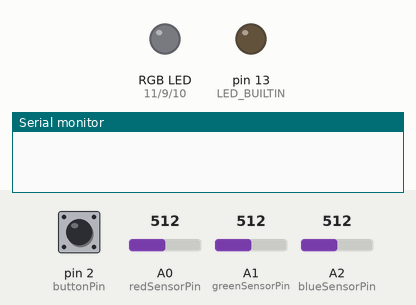
This sketch was run on a simulated Arduino Uno, built with avr-gcc and run on an emulated ATmega328P. Parts: an RGB LED mixed from three pins (HIGH = lit), output pins drawn as LEDs (lit = HIGH), the last lines printed to the serial monitor. Inputs (shaded band) come from the test bench; at power-on: pin 2 (buttonPin) LOW, A0 (redSensorPin) = 512, A1 (greenSensorPin) = 512, A2 (blueSensorPin) = 512.

Above: at 6.2 s.
6.3 s: pin 2 (buttonPin) pulled HIGH for 0.15 s
At 7.1 s:
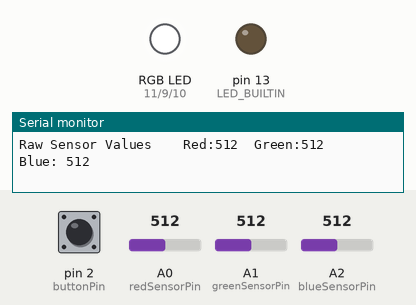
7.9 s: A0 (redSensorPin) set to 499
At 8.3 s:
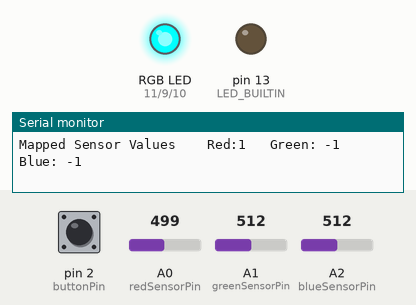
10.9 s: A0 (redSensorPin) set to 716
At 12.2 s:
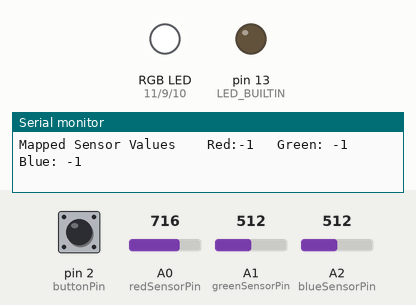
12.5 s: A1 (greenSensorPin) set to 493
At 13.2 s:
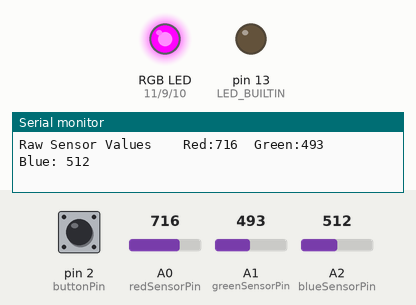
15.5 s: A1 (greenSensorPin) set to 716
At 16.8 s:
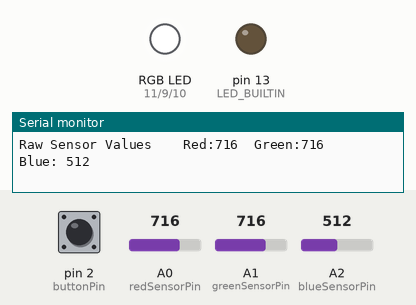
17.1 s: A0 (redSensorPin) set to 511
At 17.8 s:
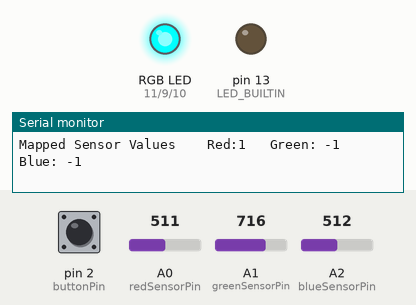
Timing chart, 0 to 19.7 s (numbered marks = the images above; inputs shaded):
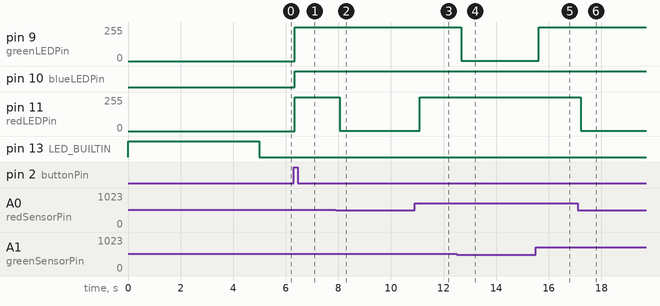

The sketch:

kill_switch.ino
```cpp
//constantes de pines
const int greenLEDPin= 9;
const int redLEDPin= 11;
const int blueLEDPin= 10;
const int redSensorPin= A0;
const int greenSensorPin = A1;
const int blueSensorPin= A2;
int redValue = 0;
int greenValue= 0;
int blueValue= 0;
int redSensorValue= 0;
int greenSensorValue= 0;
int blueSensorValue= 0;

int redSensorMinValue= 1023;
int greenSensorMinValue= 1023;
int blueSensorMinValue= 1023;

int redSensorMaxValue= 0;
int greenSensorMaxValue= 0;
int blueSensorMaxValue= 0;
int switchState =0;
bool isTheButtonBeignPressed = false;
bool pimPimFlag = false;
int buttonPin = 2;
void setup() {
  Serial.begin(9600);
  pinMode(greenLEDPin, OUTPUT);
  pinMode(redLEDPin, OUTPUT);
  pinMode(blueLEDPin, OUTPUT);
  pinMode(LED_BUILTIN, OUTPUT);
  calibrate();
  // inicia<lizar boton
  pinMode(buttonPin, INPUT);
}

  void calibrate() {
    digitalWrite(LED_BUILTIN, HIGH);
    while(millis()<5000){
    redSensorValue = analogRead(redSensorPin);
    greenSensorValue = analogRead(redSensorPin);
    blueSensorValue = analogRead(blueSensorPin);
    if(redSensorValue > redSensorMaxValue)
    {
    redSensorMaxValue = redSensorValue;
    }
    if(redSensorValue < redSensorMinValue)
    {
    redSensorMinValue = redSensorValue;
    }
    if(greenSensorValue > greenSensorMaxValue)
    {
    greenSensorMaxValue = greenSensorValue;
    }
    if(greenSensorValue < greenSensorMinValue)
    {
    greenSensorMinValue = greenSensorValue;
    }
    if(blueSensorValue > blueSensorMaxValue)
    {
     blueSensorMaxValue = blueSensorValue;
    }
    if(blueSensorValue < blueSensorMinValue)
    {
    blueSensorMinValue = blueSensorValue;
    }

    }
    digitalWrite(LED_BUILTIN, LOW);
  }

void loop() {
   switchState = digitalRead(buttonPin);
   if (switchState == HIGH){
   if(isTheButtonBeignPressed == false){
//  if(pimPimFlag == false) {
//   (pimPimFlag = true);
//  }
//  else {
// pimPimFlag = false;
// }
  pimPimFlag =!pimPimFlag;
   isTheButtonBeignPressed =true;

   }
   }
   else{
    isTheButtonBeignPressed = false;
   }
   if(pimPimFlag == true) {
         pimPim();
     }
     else {
    analogWrite (redLEDPin, 0);
    analogWrite(greenLEDPin, 0);
    analogWrite(blueLEDPin, 0);
   } //final del else

}// el final  del loop


void pimPim(){
  redSensorValue = analogRead(redSensorPin);
  delay(5);
  greenSensorValue = analogRead(greenSensorPin);
  delay(5);
  blueSensorValue = analogRead(blueSensorPin);

  Serial.print("Raw Sensor Values \t Red:");
  Serial.print(redSensorValue);
  Serial.print("\tGreen:");
  Serial.print(greenSensorValue);
  Serial.print("\t Blue: ");
  Serial.println(blueSensorValue);

redValue = map(redSensorValue,redSensorMinValue,redSensorMaxValue,0,255);
greenValue = map(greenSensorValue,greenSensorMinValue,greenSensorMaxValue,0,255);
blueValue = map(blueSensorValue,blueSensorMinValue,blueSensorMaxValue,0,255);


  Serial.print("Mapped Sensor Values \t Red:");
  Serial.print(redValue);
  Serial.print("\t Green: ");
  Serial.print(greenValue);
  Serial.print("\t Blue: ");
  Serial.println(blueValue);

  analogWrite(redLEDPin, redValue);
  analogWrite(greenLEDPin, greenValue);
  analogWrite(blueLEDPin, blueValue);
}
```

Measured:
- the behaviour switches between 512 and 511 on A0 (redSensorPin) (found by bisection; images 1 and 2)
- the behaviour switches between 512 and 511 on A1 (greenSensorPin) (found by bisection; images 3 and 4)
- after the input at 6.3 s, pin 9 (greenLEDPin), pin 11 (redLEDPin): 0/255 → 255/255 after 0.05 s; pin 10 (blueLEDPin): LOW → HIGH after 0.05 s
- after the input at 7.9 s, pin 11 (redLEDPin): 255/255 → 1/255 after 0.15 s
- after the input at 10.9 s, pin 11 (redLEDPin): 1/255 → 255/255 after 0.19 s
- after the input at 12.5 s, pin 9 (greenLEDPin): 255/255 → 1/255 after 0.18 s
- after the input at 15.5 s, pin 9 (greenLEDPin): 1/255 → 255/255 after 0.12 s
- after the input at 17.1 s, pin 11 (redLEDPin): 255/255 → 1/255 after 0.11 s
